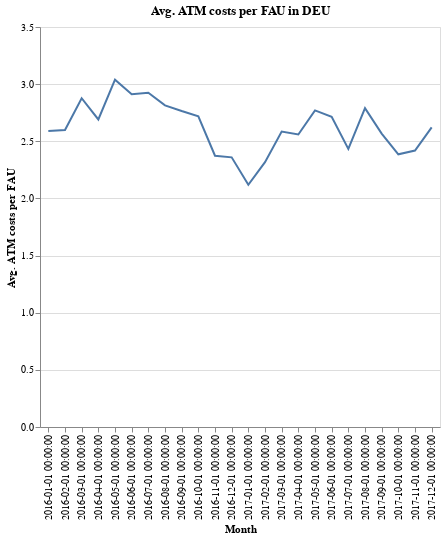

The cell this chart's notebook holds for it:
### Code cell
df = pd.read_csv("atm_old.csv")

df["atm_costs"] = df["atms"] * 2
df.loc[df["atms"] >= 5, "atm_costs"] = 10

df = (
    df.groupby(["start_time", "tnc_country_group"])["atm_costs"]
    .agg("mean")
    .reset_index()
)

alt.Chart(
    df.loc[df["tnc_country_group"].str.contains("DEU") == True, :]
).mark_line().encode(
    x=alt.X("start_time:N", axis=alt.Axis(title="Month")),
    y=alt.Y("atm_costs:Q", axis=alt.Axis(title="Avg. ATM costs per FAU")),
).properties(
    width=400, height=400, title="Avg. ATM costs per FAU in DEU"
)

### Figure 1 — Vega-Lite specification as saved in the notebook (floating-point values rounded to 4 significant figures)
{"config": {"view": {"continuousWidth": 400, "continuousHeight": 300}}, "data": {"name": "data-7bdef0a6acfc1ebfc17af72f128c8b73"}, "mark": "line", "encoding": {"x": {"type": "nominal", "axis": {"title": "Month"}, "field": "start_time"}, "y": {"type": "quantitative", "axis": {"title": "Avg. ATM costs per FAU"}, "field": "atm_costs"}}, "height": 400, "title": "Avg. ATM costs per FAU in DEU", "width": 400, "$schema": "https://vega.github.io/schema/vega-lite/v4.0.2.json", "datasets": {"data-7bdef0a6acfc1ebfc17af72f128c8b73": [{"start_time": "2016-01-01 00:00:00", "tnc_country_group": "DEU       ", "atm_costs": 2.589}, {"start_time": "2016-02-01 00:00:00", "tnc_country_group": "DEU       ", "atm_costs": 2.598}, {"start_time": "2016-03-01 00:00:00", "tnc_country_group": "DEU       ", "atm_costs": 2.877}, {"start_time": "2016-04-01 00:00:00", "tnc_country_group": "DEU       ", "atm_costs": 2.691}, {"start_time": "2016-05-01 00:00:00", "tnc_country_group": "DEU       ", "atm_costs": 3.039}, {"start_time": "2016-06-01 00:00:00", "tnc_country_group": "DEU       ", "atm_costs": 2.912}, {"start_time": "2016-07-01 00:00:00", "tnc_country_group": "DEU       ", "atm_costs": 2.924}, {"start_time": "2016-08-01 00:00:00", "tnc_country_group": "DEU       ", "atm_costs": 2.815}, {"start_time": "2016-09-01 00:00:00", "tnc_country_group": "DEU       ", "atm_costs": 2.764}, {"start_time": "2016-10-01 00:00:00", "tnc_country_group": "DEU       ", "atm_costs": 2.719}, {"start_time": "2016-11-01 00:00:00", "tnc_country_group": "DEU       ", "atm_costs": 2.373}, {"start_time": "2016-12-01 00:00:00", "tnc_country_group": "DEU       ", "atm_costs": 2.36}, {"start_time": "2017-01-01 00:00:00", "tnc_country_group": "DEU       ", "atm_costs": 2.12}, {"start_time": "2017-02-01 00:00:00", "tnc_country_group": "DEU       ", "atm_costs": 2.317}, {"start_time": "2017-03-01 00:00:00", "tnc_country_group": "DEU       ", "atm_costs": 2.586}, {"start_time": "2017-04-01 00:00:00", "tnc_country_group": "DEU       ", "atm_costs": 2.559}, {"start_time": "2017-05-01 00:00:00", "tnc_country_group": "DEU       ", "atm_costs": 2.771}, {"start_time": "2017-06-01 00:00:00", "tnc_country_group": "DEU       ", "atm_costs": 2.714}, {"start_time": "2017-07-01 00:00:00", "tnc_country_group": "DEU       ", "atm_costs": 2.434}, {"start_time": "2017-08-01 00:00:00", "tnc_country_group": "DEU       ", "atm_costs": 2.789}, {"start_time": "2017-09-01 00:00:00", "tnc_country_group": "DEU       ", "atm_costs": 2.568}, {"start_time": "2017-10-01 00:00:00", "tnc_country_group": "DEU       ", "atm_costs": 2.386}, {"start_time": "2017-11-01 00:00:00", "tnc_country_group": "DEU       ", "atm_costs": 2.419}, {"start_time": "2017-12-01 00:00:00", "tnc_country_group": "DEU       ", "atm_costs": 2.621}]}}
